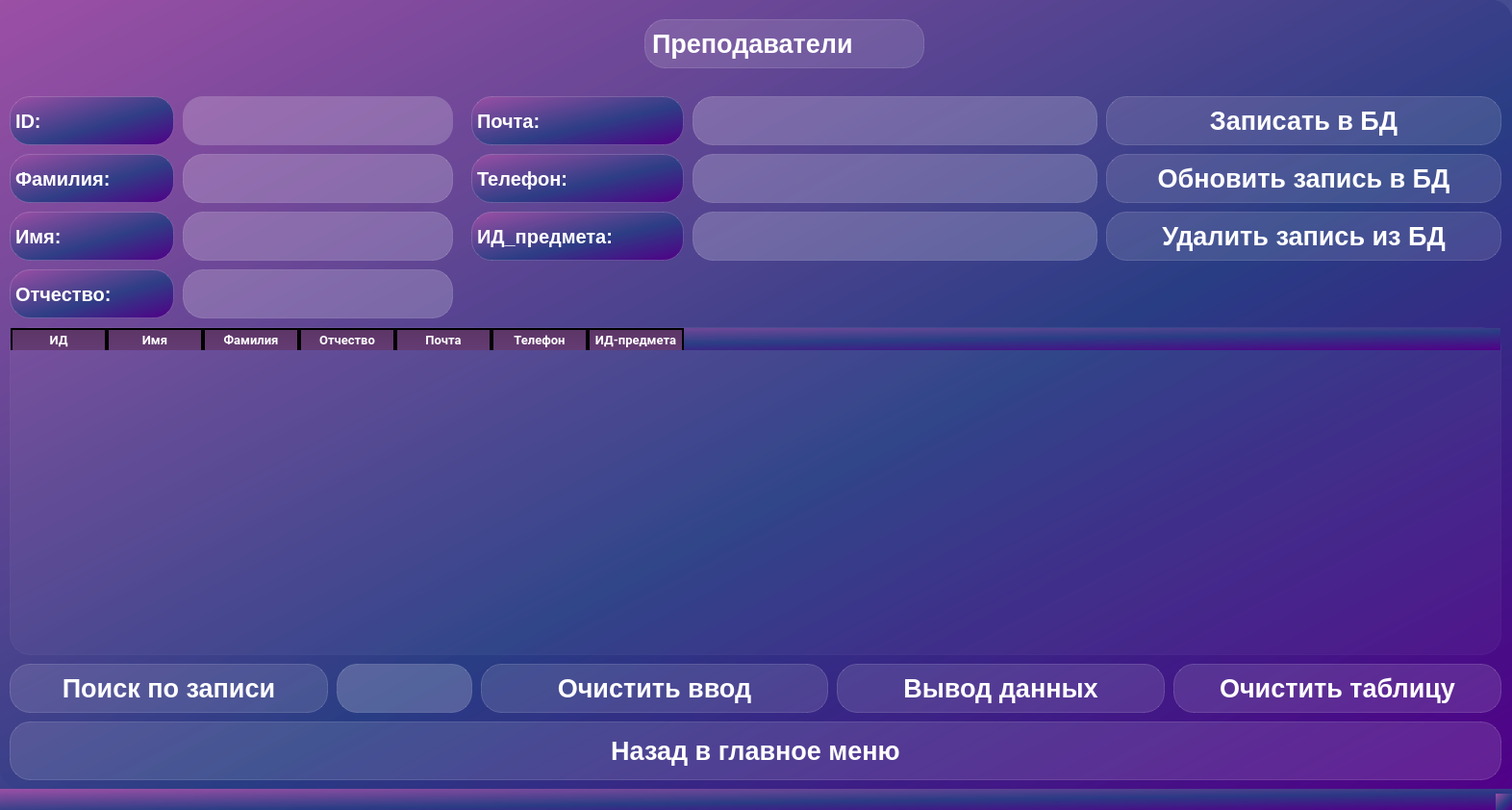
<?xml version="1.0" encoding="UTF-8"?>
<ui version="4.0">
 <class>teachers_2</class>
 <widget class="QMainWindow" name="teachers_2">
  <property name="windowModality">
   <enum>Qt::NonModal</enum>
  </property>
  <property name="geometry">
   <rect>
    <x>0</x>
    <y>0</y>
    <width>1572</width>
    <height>842</height>
   </rect>
  </property>
  <property name="windowTitle">
   <string>Teachers</string>
  </property>
  <property name="styleSheet">
   <string notr="true">background-color: qlineargradient(spread:pad, x1:1, y1:1, x2:0, y2:0, stop:0 rgba(81, 0, 135,255), stop:0.427447 rgba(41, 61, 132,235), stop:1 rgba(155,79,165,255));
border-style: solid;
border-radius:21px;</string>
  </property>
  <widget class="QWidget" name="centralwidget">
   <widget class="QPushButton" name="teachers_btn">
    <property name="geometry">
     <rect>
      <x>10</x>
      <y>750</y>
      <width>1551</width>
      <height>61</height>
     </rect>
    </property>
    <property name="font">
     <font>
      <pointsize>20</pointsize>
      <weight>75</weight>
      <bold>true</bold>
     </font>
    </property>
    <property name="styleSheet">
     <string notr="true">QPushButton {
background-color: rgba(255,255,255,30);
border: 1px solid rgba(255,255,255,40);
border-raduis: 7px;
color: white;
font-weight: bold;
font-size:20pt;
}
QPushButton:hover {
background-color: rgba(0, 255, 120, 0.4);
}
QPushButton:pressed {
background-color: rgba(255,255,255,70);
}
</string>
    </property>
    <property name="text">
     <string>Назад в главное меню</string>
    </property>
   </widget>
   <widget class="QLabel" name="teachers">
    <property name="geometry">
     <rect>
      <x>670</x>
      <y>20</y>
      <width>291</width>
      <height>51</height>
     </rect>
    </property>
    <property name="minimumSize">
     <size>
      <width>0</width>
      <height>51</height>
     </size>
    </property>
    <property name="font">
     <font>
      <pointsize>20</pointsize>
      <weight>75</weight>
      <bold>true</bold>
     </font>
    </property>
    <property name="layoutDirection">
     <enum>Qt::LeftToRight</enum>
    </property>
    <property name="styleSheet">
     <string notr="true">background-color: rgba(255,255,255,30);
border: 1px solid rgba(255,255,255,40);
border-raduis: 7px;
color: white;
font-weight: bold;
font-size:20pt;
</string>
    </property>
    <property name="text">
     <string>Преподаватели</string>
    </property>
   </widget>
   <widget class="QLabel" name="Idd">
    <property name="geometry">
     <rect>
      <x>10</x>
      <y>100</y>
      <width>171</width>
      <height>51</height>
     </rect>
    </property>
    <property name="font">
     <font>
      <pointsize>15</pointsize>
      <weight>75</weight>
      <bold>true</bold>
     </font>
    </property>
    <property name="styleSheet">
     <string notr="true">background-color: qlineargradient(spread:pad, x1:1, y1:1, x2:0, y2:0, stop:0 rgba(81, 0, 135,255), stop:0.427447 rgba(41, 61, 132,235), stop:1 rgba(155,79,165,255));
border-style: solid;
border-radius:21px;
color: white;
border: 1px solid rgba(255,255,255,40);
font-weight: bold;
font-size:15pt;</string>
    </property>
    <property name="text">
     <string>ID:</string>
    </property>
   </widget>
   <widget class="QLabel" name="numberr">
    <property name="geometry">
     <rect>
      <x>10</x>
      <y>220</y>
      <width>171</width>
      <height>51</height>
     </rect>
    </property>
    <property name="font">
     <font>
      <pointsize>15</pointsize>
      <weight>75</weight>
      <bold>true</bold>
     </font>
    </property>
    <property name="styleSheet">
     <string notr="true">background-color: qlineargradient(spread:pad, x1:1, y1:1, x2:0, y2:0, stop:0 rgba(81, 0, 135,255), stop:0.427447 rgba(41, 61, 132,235), stop:1 rgba(155,79,165,255));
border-style: solid;
border-radius:21px;
color: white;
border: 1px solid rgba(255,255,255,40);
font-weight: bold;
font-size:15pt;</string>
    </property>
    <property name="text">
     <string>Имя:</string>
    </property>
   </widget>
   <widget class="QLabel" name="familiya">
    <property name="geometry">
     <rect>
      <x>10</x>
      <y>160</y>
      <width>171</width>
      <height>51</height>
     </rect>
    </property>
    <property name="font">
     <font>
      <pointsize>15</pointsize>
      <weight>75</weight>
      <bold>true</bold>
     </font>
    </property>
    <property name="styleSheet">
     <string notr="true">background-color: qlineargradient(spread:pad, x1:1, y1:1, x2:0, y2:0, stop:0 rgba(81, 0, 135,255), stop:0.427447 rgba(41, 61, 132,235), stop:1 rgba(155,79,165,255));
border-style: solid;
border-radius:21px;
color: white;
border: 1px solid rgba(255,255,255,40);
font-weight: bold;
font-size:15pt;</string>
    </property>
    <property name="text">
     <string>Фамилия:</string>
    </property>
   </widget>
   <widget class="QTableWidget" name="table_tea">
    <property name="geometry">
     <rect>
      <x>10</x>
      <y>340</y>
      <width>1551</width>
      <height>341</height>
     </rect>
    </property>
    <property name="font">
     <font>
      <pointsize>15</pointsize>
      <weight>75</weight>
      <bold>true</bold>
     </font>
    </property>
    <property name="styleSheet">
     <string notr="true">QTableWidget {
    background-color: rgba(255,255,255,10);
    border: 1px solid rgba(255,255,255,10);
    border-raduis: 10px;
    color: white;
    font-weight: bold;
    font-size:15pt;
}
QHeaderView::section {
    background-color: qlineargradient(x1:0, y1:0, x2:0, y2:1.25, stop:0 #5C3566, stop: 0.6 #623A6F, stop:1 #663F79);
    color: #e1e5cf;

    border-right: 2px solid #000000; 
    border-top: 2px solid #000000; 
    border-left: 2px solid #000000; 

    font-family: Roboto;
    font-style: Regular;
    font-weight: bold;
    font-size: 10pt;

	color: white;
}

 

</string>
    </property>
    <column>
     <property name="text">
      <string>ИД</string>
     </property>
    </column>
    <column>
     <property name="text">
      <string>Имя</string>
     </property>
    </column>
    <column>
     <property name="text">
      <string>Фамилия</string>
     </property>
    </column>
    <column>
     <property name="text">
      <string>Отчество</string>
     </property>
    </column>
    <column>
     <property name="text">
      <string>Почта</string>
     </property>
    </column>
    <column>
     <property name="text">
      <string>Телефон</string>
     </property>
    </column>
    <column>
     <property name="text">
      <string>ИД-предмета</string>
     </property>
    </column>
   </widget>
   <widget class="QPushButton" name="Search_btn_tea">
    <property name="geometry">
     <rect>
      <x>10</x>
      <y>690</y>
      <width>331</width>
      <height>51</height>
     </rect>
    </property>
    <property name="font">
     <font>
      <pointsize>20</pointsize>
      <weight>75</weight>
      <bold>true</bold>
     </font>
    </property>
    <property name="styleSheet">
     <string notr="true">QPushButton {
background-color: rgba(255,255,255,30);
border: 1px solid rgba(255,255,255,40);
border-raduis: 7px;
color: white;
font-weight: bold;
font-size:20pt;
}
QPushButton:hover {
background-color: rgba(0, 255, 120, 0.4);
}
QPushButton:pressed {
background-color: rgba(255,255,255,70);
}
</string>
    </property>
    <property name="text">
     <string>Поиск по записи</string>
    </property>
   </widget>
   <widget class="QPushButton" name="btn_Insert_tea">
    <property name="geometry">
     <rect>
      <x>1150</x>
      <y>100</y>
      <width>411</width>
      <height>51</height>
     </rect>
    </property>
    <property name="font">
     <font>
      <pointsize>20</pointsize>
      <weight>75</weight>
      <bold>true</bold>
     </font>
    </property>
    <property name="styleSheet">
     <string notr="true">QPushButton {
background-color: rgba(255,255,255,30);
border: 1px solid rgba(255,255,255,40);
border-raduis: 7px;
color: white;
font-weight: bold;
font-size:20pt;
}
QPushButton:hover {
background-color: rgba(0, 255, 120, 0.4);
}
QPushButton:pressed {
background-color: rgba(255,255,255,70);
}
</string>
    </property>
    <property name="text">
     <string>Записать в БД</string>
    </property>
   </widget>
   <widget class="QPushButton" name="clears_tea">
    <property name="geometry">
     <rect>
      <x>500</x>
      <y>690</y>
      <width>361</width>
      <height>51</height>
     </rect>
    </property>
    <property name="font">
     <font>
      <pointsize>20</pointsize>
      <weight>75</weight>
      <bold>true</bold>
     </font>
    </property>
    <property name="styleSheet">
     <string notr="true">QPushButton {
background-color: rgba(255,255,255,30);
border: 1px solid rgba(255,255,255,40);
border-raduis: 7px;
color: white;
font-weight: bold;
font-size:20pt;
}
QPushButton:hover {
background-color: rgba(0, 255, 120, 0.4);
}
QPushButton:pressed {
background-color: rgba(255,255,255,70);
}
</string>
    </property>
    <property name="text">
     <string>Очистить ввод</string>
    </property>
   </widget>
   <widget class="QPushButton" name="update_tea">
    <property name="geometry">
     <rect>
      <x>1150</x>
      <y>160</y>
      <width>411</width>
      <height>51</height>
     </rect>
    </property>
    <property name="font">
     <font>
      <pointsize>20</pointsize>
      <weight>75</weight>
      <bold>true</bold>
     </font>
    </property>
    <property name="styleSheet">
     <string notr="true">QPushButton {
background-color: rgba(255,255,255,30);
border: 1px solid rgba(255,255,255,40);
border-raduis: 7px;
color: white;
font-weight: bold;
font-size:20pt;
}
QPushButton:hover {
background-color: rgba(0, 255, 120, 0.4);
}
QPushButton:pressed {
background-color: rgba(255,255,255,70);
}
</string>
    </property>
    <property name="text">
     <string>Обновить запись в БД</string>
    </property>
   </widget>
   <widget class="QLineEdit" name="lineEdit_seatch_tea">
    <property name="geometry">
     <rect>
      <x>350</x>
      <y>690</y>
      <width>141</width>
      <height>51</height>
     </rect>
    </property>
    <property name="styleSheet">
     <string notr="true">QLineEdit {
background-color: rgba(255,255,255,50);
border: 1px solid rgba(255,255,255,40);
border-raduis: 10px;
color: white;
font-weight: bold;
font-size:20pt;
}
QLineEdit:hover {
background-color: rgba(255,255,255, 0.5);
}

</string>
    </property>
    <property name="maxLength">
     <number>10</number>
    </property>
   </widget>
   <widget class="QPushButton" name="deletezapic_tea">
    <property name="geometry">
     <rect>
      <x>1150</x>
      <y>220</y>
      <width>411</width>
      <height>51</height>
     </rect>
    </property>
    <property name="font">
     <font>
      <pointsize>20</pointsize>
      <weight>75</weight>
      <bold>true</bold>
     </font>
    </property>
    <property name="styleSheet">
     <string notr="true">QPushButton {
background-color: rgba(255,255,255,30);
border: 1px solid rgba(255,255,255,40);
border-raduis: 7px;
color: white;
font-weight: bold;
font-size:20pt;
}

QPushButton:hover {
background-color: rgba(0, 255, 120, 0.4);
}
QPushButton:pressed {
background-color: rgba(255,255,255,70);
}
</string>
    </property>
    <property name="text">
     <string>Удалить запись из БД</string>
    </property>
   </widget>
   <widget class="QPushButton" name="vuvod_tea">
    <property name="geometry">
     <rect>
      <x>870</x>
      <y>690</y>
      <width>341</width>
      <height>51</height>
     </rect>
    </property>
    <property name="font">
     <font>
      <pointsize>20</pointsize>
      <weight>75</weight>
      <bold>true</bold>
     </font>
    </property>
    <property name="styleSheet">
     <string notr="true">QPushButton {
background-color: rgba(255,255,255,30);
border: 1px solid rgba(255,255,255,40);
border-raduis: 7px;
color: white;
font-weight: bold;
font-size:20pt;
}
QPushButton:hover {
background-color: rgba(0, 255, 120, 0.4);
}
QPushButton:pressed {
background-color: rgba(255,255,255,70);
}
</string>
    </property>
    <property name="text">
     <string>Вывод данных</string>
    </property>
   </widget>
   <widget class="QLineEdit" name="lineEdit_2_tea">
    <property name="geometry">
     <rect>
      <x>190</x>
      <y>100</y>
      <width>281</width>
      <height>51</height>
     </rect>
    </property>
    <property name="font">
     <font>
      <pointsize>20</pointsize>
      <weight>75</weight>
      <bold>true</bold>
     </font>
    </property>
    <property name="styleSheet">
     <string notr="true">QLineEdit {
background-color: rgba(255,255,255,50);
color: white;
font-weight: bold;
font-size:20pt;
}
QLineEdit:hover {
background-color: rgba(255,255,255, 0.5);
}
</string>
    </property>
    <property name="maxLength">
     <number>10</number>
    </property>
   </widget>
   <widget class="QLineEdit" name="lineEdit_3_tea">
    <property name="geometry">
     <rect>
      <x>190</x>
      <y>160</y>
      <width>281</width>
      <height>51</height>
     </rect>
    </property>
    <property name="font">
     <font>
      <pointsize>20</pointsize>
      <weight>75</weight>
      <bold>true</bold>
     </font>
    </property>
    <property name="styleSheet">
     <string notr="true">QLineEdit {
background-color: rgba(255,255,255,50);
border: 1px solid rgba(255,255,255,40);
border-raduis: 10px;
color: white;
font-weight: bold;
font-size:20pt;
}
QLineEdit:hover {
background-color: rgba(255,255,255, 0.5);
}
</string>
    </property>
    <property name="maxLength">
     <number>20</number>
    </property>
   </widget>
   <widget class="QLineEdit" name="lineEdit_4_tea">
    <property name="geometry">
     <rect>
      <x>190</x>
      <y>220</y>
      <width>281</width>
      <height>51</height>
     </rect>
    </property>
    <property name="font">
     <font>
      <pointsize>20</pointsize>
      <weight>75</weight>
      <bold>true</bold>
     </font>
    </property>
    <property name="styleSheet">
     <string notr="true">QLineEdit {
background-color: rgba(255,255,255,50);
border: 1px solid rgba(255,255,255,40);
border-raduis: 10px;
color: white;
font-weight: bold;
font-size:20pt;
}
QLineEdit:hover {
background-color: rgba(255,255,255, 0.5);
}
</string>
    </property>
    <property name="maxLength">
     <number>20</number>
    </property>
   </widget>
   <widget class="QPushButton" name="cleant_tea">
    <property name="geometry">
     <rect>
      <x>1220</x>
      <y>690</y>
      <width>341</width>
      <height>51</height>
     </rect>
    </property>
    <property name="font">
     <font>
      <pointsize>20</pointsize>
      <weight>75</weight>
      <bold>true</bold>
     </font>
    </property>
    <property name="styleSheet">
     <string notr="true">QPushButton {
background-color: rgba(255,255,255,30);
border: 1px solid rgba(255,255,255,40);
border-raduis: 7px;
color: white;
font-weight: bold;
font-size:20pt;
}
QPushButton:hover {
background-color: rgba(0, 255, 120, 0.4);
}
QPushButton:pressed {
background-color: rgba(255,255,255,70);
}
</string>
    </property>
    <property name="text">
     <string>Очистить таблицу</string>
    </property>
   </widget>
   <widget class="QLineEdit" name="lineEdit_tea">
    <property name="geometry">
     <rect>
      <x>190</x>
      <y>280</y>
      <width>281</width>
      <height>51</height>
     </rect>
    </property>
    <property name="font">
     <font>
      <pointsize>20</pointsize>
      <weight>75</weight>
      <bold>true</bold>
     </font>
    </property>
    <property name="styleSheet">
     <string notr="true">QLineEdit {
background-color: rgba(255,255,255,50);
border: 1px solid rgba(255,255,255,40);
border-raduis: 10px;
color: white;
font-weight: bold;
font-size:20pt;
}
QLineEdit:hover {
background-color: rgba(255,255,255, 0.5);
}
</string>
    </property>
    <property name="maxLength">
     <number>20</number>
    </property>
   </widget>
   <widget class="QLabel" name="otchestvo">
    <property name="geometry">
     <rect>
      <x>10</x>
      <y>280</y>
      <width>171</width>
      <height>51</height>
     </rect>
    </property>
    <property name="font">
     <font>
      <pointsize>15</pointsize>
      <weight>75</weight>
      <bold>true</bold>
     </font>
    </property>
    <property name="styleSheet">
     <string notr="true">background-color: qlineargradient(spread:pad, x1:1, y1:1, x2:0, y2:0, stop:0 rgba(81, 0, 135,255), stop:0.427447 rgba(41, 61, 132,235), stop:1 rgba(155,79,165,255));
border-style: solid;
border-radius:21px;
color: white;
border: 1px solid rgba(255,255,255,40);
font-weight: bold;
font-size:15pt;</string>
    </property>
    <property name="text">
     <string>Отчество:</string>
    </property>
   </widget>
   <widget class="QLabel" name="id_sub">
    <property name="geometry">
     <rect>
      <x>490</x>
      <y>220</y>
      <width>221</width>
      <height>51</height>
     </rect>
    </property>
    <property name="font">
     <font>
      <pointsize>15</pointsize>
      <weight>75</weight>
      <bold>true</bold>
     </font>
    </property>
    <property name="styleSheet">
     <string notr="true">background-color: qlineargradient(spread:pad, x1:1, y1:1, x2:0, y2:0, stop:0 rgba(81, 0, 135,255), stop:0.427447 rgba(41, 61, 132,235), stop:1 rgba(155,79,165,255));
border-style: solid;
border-radius:21px;
color: white;
border: 1px solid rgba(255,255,255,40);
font-weight: bold;
font-size:15pt;</string>
    </property>
    <property name="text">
     <string>ИД_предмета:</string>
    </property>
   </widget>
   <widget class="QLabel" name="number">
    <property name="geometry">
     <rect>
      <x>490</x>
      <y>160</y>
      <width>221</width>
      <height>51</height>
     </rect>
    </property>
    <property name="font">
     <font>
      <pointsize>15</pointsize>
      <weight>75</weight>
      <bold>true</bold>
     </font>
    </property>
    <property name="styleSheet">
     <string notr="true">background-color: qlineargradient(spread:pad, x1:1, y1:1, x2:0, y2:0, stop:0 rgba(81, 0, 135,255), stop:0.427447 rgba(41, 61, 132,235), stop:1 rgba(155,79,165,255));
border-style: solid;
border-radius:21px;
color: white;
border: 1px solid rgba(255,255,255,40);
font-weight: bold;
font-size:15pt;</string>
    </property>
    <property name="text">
     <string>Телефон:</string>
    </property>
   </widget>
   <widget class="QLineEdit" name="lineEdit_5_tea">
    <property name="geometry">
     <rect>
      <x>720</x>
      <y>220</y>
      <width>421</width>
      <height>51</height>
     </rect>
    </property>
    <property name="font">
     <font>
      <pointsize>20</pointsize>
      <weight>75</weight>
      <bold>true</bold>
     </font>
    </property>
    <property name="styleSheet">
     <string notr="true">QLineEdit {
background-color: rgba(255,255,255,50);
border: 1px solid rgba(255,255,255,40);
border-raduis: 10px;
color: white;
font-weight: bold;
font-size:20pt;
}
QLineEdit:hover {
background-color: rgba(255,255,255, 0.5);
}
</string>
    </property>
    <property name="maxLength">
     <number>10</number>
    </property>
   </widget>
   <widget class="QLineEdit" name="lineEdit_6_tea">
    <property name="geometry">
     <rect>
      <x>720</x>
      <y>160</y>
      <width>421</width>
      <height>51</height>
     </rect>
    </property>
    <property name="font">
     <font>
      <pointsize>20</pointsize>
      <weight>75</weight>
      <bold>true</bold>
     </font>
    </property>
    <property name="styleSheet">
     <string notr="true">QLineEdit {
background-color: rgba(255,255,255,50);
border: 1px solid rgba(255,255,255,40);
border-raduis: 10px;
color: white;
font-weight: bold;
font-size:20pt;
}
QLineEdit:hover {
background-color: rgba(255,255,255, 0.5);
}
</string>
    </property>
    <property name="maxLength">
     <number>16</number>
    </property>
   </widget>
   <widget class="QLabel" name="E_mail">
    <property name="geometry">
     <rect>
      <x>490</x>
      <y>100</y>
      <width>221</width>
      <height>51</height>
     </rect>
    </property>
    <property name="font">
     <font>
      <pointsize>15</pointsize>
      <weight>75</weight>
      <bold>true</bold>
     </font>
    </property>
    <property name="styleSheet">
     <string notr="true">background-color: qlineargradient(spread:pad, x1:1, y1:1, x2:0, y2:0, stop:0 rgba(81, 0, 135,255), stop:0.427447 rgba(41, 61, 132,235), stop:1 rgba(155,79,165,255));
border-style: solid;
border-radius:21px;
color: white;
border: 1px solid rgba(255,255,255,40);
font-weight: bold;
font-size:15pt;</string>
    </property>
    <property name="text">
     <string>Почта:</string>
    </property>
   </widget>
   <widget class="QLineEdit" name="lineEdit_8_tea">
    <property name="geometry">
     <rect>
      <x>720</x>
      <y>100</y>
      <width>421</width>
      <height>51</height>
     </rect>
    </property>
    <property name="font">
     <font>
      <pointsize>20</pointsize>
      <weight>75</weight>
      <bold>true</bold>
     </font>
    </property>
    <property name="styleSheet">
     <string notr="true">QLineEdit {
background-color: rgba(255,255,255,50);
border: 1px solid rgba(255,255,255,40);
border-raduis: 10px;
color: white;
font-weight: bold;
font-size:20pt;
}
QLineEdit:hover {
background-color: rgba(255,255,255, 0.5);
}
</string>
    </property>
    <property name="maxLength">
     <number>20</number>
    </property>
   </widget>
  </widget>
  <widget class="QStatusBar" name="statusbar"/>
 </widget>
 <resources/>
 <connections/>
</ui>
